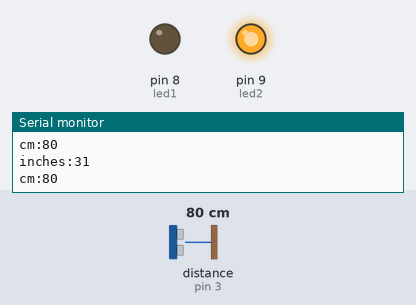
The sketch below on a simulated Arduino Uno, built with avr-gcc and run on an emulated ATmega328P. Shown: output pins drawn as LEDs (lit = HIGH), the last lines printed to the serial monitor. Wiring (inferred from the names in the program): ultrasonic range finder: trigger pin 4; echo pin 3. The test bench sets the inputs (shaded band); at power-on: distance to the obstacle (sensor on pin 3) 80 cm. The echo pulse lasts 58.3 µs per cm; pins used as bus, display or sensor lines are not drawn.

Above: at 1.2 s.
1.3 s: distance to the obstacle (sensor on pin 3) set to 8 cm
2.8 s: distance to the obstacle (sensor on pin 3) set to 5 cm
At 3.3 s:
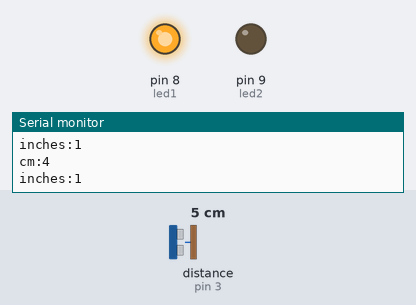
4.3 s: distance to the obstacle (sensor on pin 3) set to 9 cm
At 5.0 s:
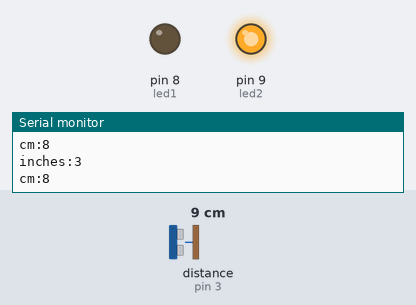
5.8 s: distance to the obstacle (sensor on pin 3) set to 2 cm
At 6.9 s:
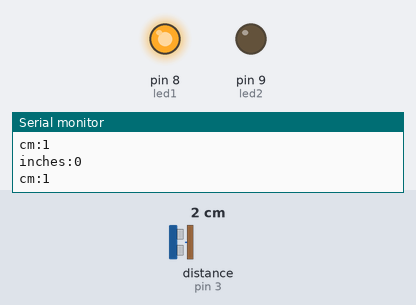
Timing chart, 0 to 8.3 s (numbered marks = the images above; inputs shaded):
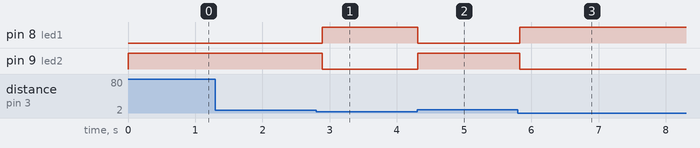

Measured:
- the behaviour switches between 7 and 6 cm on distance to the obstacle (sensor on pin 3) (found by bisection; images 0 and 1)
- after the input at 2.8 s, pin 8 (led1): LOW → HIGH after 0.09 s; pin 9 (led2): HIGH → LOW after 0.09 s
- after the input at 4.3 s, pin 8 (led1): HIGH → LOW at once; pin 9 (led2): LOW → HIGH at once
- after the input at 5.8 s, pin 8 (led1): LOW → HIGH at once; pin 9 (led2): HIGH → LOW at once

The sketch:

UltraSonic_Senor.ino
```cpp
int trigPin = 4;
int ecoPin = 3;
int led1 = 8;
int led2 = 9;
int pingtime;
int inches = 0;
int cm = 0;

long readUltasonicDistance(){
  pinMode(trigPin,OUTPUT);
  digitalWrite(trigPin,LOW);
  delayMicroseconds(10);
  digitalWrite(trigPin,HIGH);
  delayMicroseconds(10);
  digitalWrite(trigPin,LOW);
  delayMicroseconds(10);
  pinMode(ecoPin,INPUT);
  return pulseIn(ecoPin,HIGH);
}


void setup() {
  pinMode(led1,OUTPUT);
  pinMode(led2,OUTPUT);
  Serial.begin(9600);
}


void loop() {
  cm = 0.01723 * readUltasonicDistance();
  inches = (cm/2.54);
  Serial.print("inches:");
  Serial.println(inches);
  Serial.print("cm:");
  Serial.println(cm);
  if(cm<=5){
    digitalWrite(led1,HIGH);
    digitalWrite(led2,LOW);
}
else{
  digitalWrite(led2,HIGH);
  digitalWrite(led1,LOW);
}
  delay(100);
}
```
